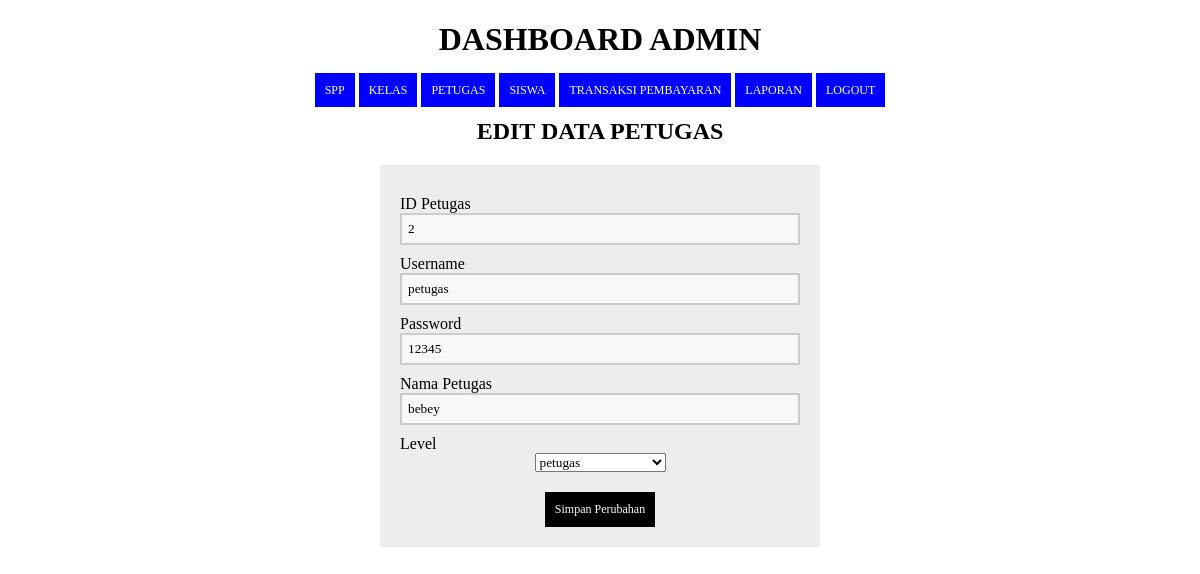
Screenshot of /edit_petugas.php?id=2 (signed in) with the database file from the repository.
### tables this page shows
CREATE TABLE `petugas` (
  `id_petugas` int(11) NOT NULL,
  `username` varchar(25) NOT NULL,
  `password` varchar(32) NOT NULL,
  `nama_petugas` varchar(35) NOT NULL,
  `level` enum('admin','petugas','','') NOT NULL
);

### edit_petugas.php (the view, shortened to what this page needs)
<?php
include 'koneksi.php';
  if (isset($_GET['id'])) {
    $id = ($_GET["id"]);
    $query = "SELECT * FROM petugas WHERE id_petugas='$id'";
    $result = mysqli_query($koneksi, $query);
    $data = mysqli_fetch_assoc($result);
  } else {
    echo "<script>alert('Masukkan data id.');window.location='petugas.php';</script>";
  }
  ?>
<!DOCTYPE html>
<html>
  <head>
  </head>
<body>
  <?php
  include ('header.php');
?>
      <center>
        <h2>Edit Data Petugas</h2>
      <center>
      <form method="POST" action="proses_editpetugas.php" enctype="multipart/form-data" >
      <section class="base">
          <div>
          <label>ID Petugas</label>
         <input type="text" name="id_petugas" value="<?php echo $data['id_petugas']; ?>" required=""/>
        </div>
        <div>
          <label>Username</label>
         <input type="text" name="username" value="<?php echo $data['username']; ?>" required=""/>
        </div>
         <div>
          <label>Password</label>
         <input type="text" name="password" value="<?php echo $data['password']; ?>" required=""/>
        </div>
         <div>
          <label>Nama Petugas</label>
         <input type="text" name="nama_petugas" value="<?php echo $data['nama_petugas']; ?>" required=""/>
        </div>
        <div>
         <label>Level</label>
          <select name="level">
            <?php
                $levelygdipilih=$data['level'];
                $query = "SELECT * FROM petugas ORDER BY level ASC";
                $result = mysqli_query($koneksi, $query);
                while($row = mysqli_fetch_assoc($result))
                {
                ?>
           <option value="<?php echo $row['level']; ?>" <?php if($row['level']=="$levelygdipilih"){?> selected="selected" <?php } ?>><?php echo $row['level']; ?></option>
           <?php
                }
                ?>
           </select>
      </div>
        <div>
         <button type="submit">Simpan Perubahan</button>
        </div>
        </section>
      </form>
</body>
</html>

### edit_petugas.php (style rules this page uses)
* { font-family: "Trebuchet MS"; }
h2 { text-transform: uppercase; color: black; }
button { background-color: black; color: #fff; padding: 10px; text-decoration: none; font-size: 12px; border: 0px; margin-top: 20px; }
label { margin-top: 10px; float: left; text-align: left; width: 100%; }
input { padding: 6px; width: 100%; box-sizing: border-box; background: #f8f8f8; border: 2px solid #ccc; outline-color: black; }
div { width: 100%; height: auto; }
.base { width: 400px; height: auto; padding: 20px; margin-left: auto; margin-right: auto; background: #ededed; }

### header.php (style rules this page uses)
* { font-family: "fantasy"; }

### rows the page displays
petugas: id_petugas "2", username "petugas", password "12345", nama_petugas "bebey"

### other values shown
form field level "petugas"
